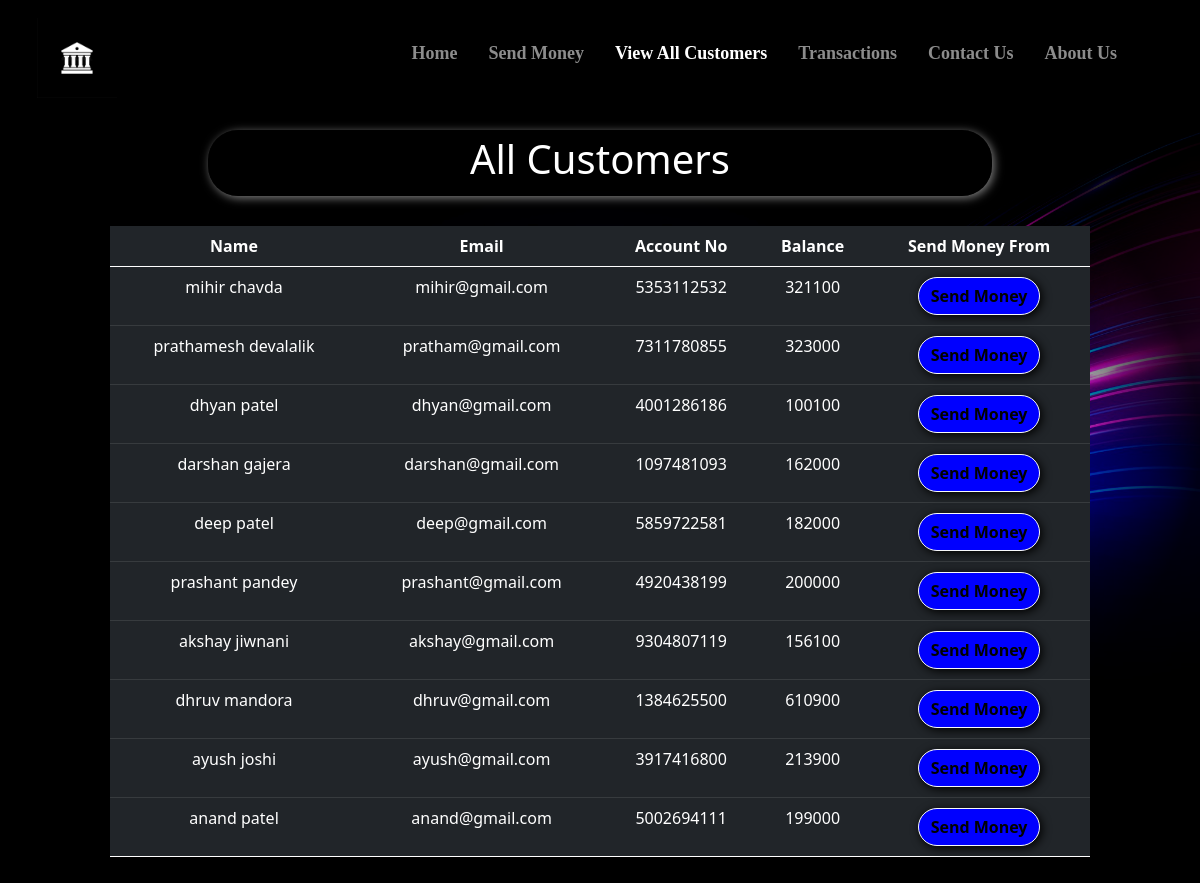
/all_cust.php, run on the app's committed database.
### tables this page shows
CREATE TABLE `users` (
  `sr` int(11) NOT NULL,
  `name` varchar(20) NOT NULL,
  `email` varchar(20) NOT NULL,
  `accno` varchar(10) NOT NULL,
  `blc` bigint(20) NOT NULL
);

### all_cust.php (the view, shortened to what this page needs)
<!doctype html>
<html lang="en">
<head>
    <link href="https://cdn.jsdelivr.net/npm/bootstrap@5.0.2/dist/css/bootstrap.min.css" rel="stylesheet"
>
    <link rel="stylesheet" href="https://cdnjs.cloudflare.com/ajax/libs/font-awesome/5.15.3/css/all.min.css"
 />
</head>
<body style="background-color:#000000;">
    <?php include 'spin.php'; ?>
    <nav class="navbar navbar-expand-lg navbar-dark bg-black fixed fixed-top"
        style="font-family:candara; font-size:18px; box-shadow: 0px 0px 10px 0px black;">
        <div class="container-fluid">
            <a href="index.php"><img src="statics/logo2.jpg" alt=""
                    style="height: 80px; margin-left:25px; margin-top:10px;"></a>
        </div>
        <div class="collapse navbar-collapse" id="navbarSupportedContent">
            <b>
                <ul class="navbar-nav ">
                    <li class="nav-item nav-links" style="margin-left:15px;">
                        <a class="nav-link text-nowrap" aria-current="page" href="index.php">Home</a>
                    </li>
                    <li class="nav-item" style="margin-left:15px; ">
                        <a class="nav-link text-nowrap" href="send_money.php">Send Money</a>
                    </li>
                    <li class="nav-item" style="margin-left:15px;">
                        <a class="nav-link text-nowrap active" href="all_cust.php">View All Customers</a>
                    </li>
                    <li class="nav-item" style="margin-left:15px;">
                        <a class="nav-link text-nowrap" href="transactions.php">Transactions</a>
                    </li>
                    <li class="nav-item" style="margin-left:15px;">
                        <a class="nav-link text-nowrap" href="contact_us.php">Contact Us</a>
                    </li>
                    <li class="nav-item" style="margin-left:15px; margin-right:75px;">
                        <a class="nav-link text-nowrap" href="about_us.php">About Us</a>
                    </li>
                </ul>
            </b>
        </div>
    </nav>
    <center>
        <div class="container" style="margin-top: 10%; padding:10px 80px 10px 80px; ">
            <div
                style="width:80%; background-color:rgba(0,0,0,.5); padding:5px 5px 5px 5px; border-radius:30px; box-shadow: 2px 2px 10px gray;">
                <h1 style=" color:white;">All Customers</h1>
            </div>
            <?php
    $conn = mysqli_connect($servername, $username, $password, $database);
    if(!$conn){
        die("Connection not established: ".mysqli_connect_error());
    }else{
        $sql = "SELECT * FROM `users`";
        $result = mysqli_query($conn, $sql);
?>
            <table class="table table-dark" style="margin-top: 30px;">
                <thead>
                    <tr>
                        <th scope="col">Name</th>
                        <th scope="col">Email</th>
                        <th scope="col">Account No</th>
                        <th scope="col">Balance</th>
                        <th scope="col">Send Money From</th>
                    </tr>
                </thead>
                <?php
echo "<tbody>";
        while($row = mysqli_fetch_assoc($result)){
        echo    '
            <tr>
              <td>'.$row['name'].'</td>
              <td>'.$row['email'].'</td>
              <td>'.$row['accno'].'</td>
              <td>'.$row['blc'].'</td>
              <td style="padding:10px 10px 10px 10px">
              <a href="send_money.php?reads='.$row['accno'].'"
              <button type="button" class="btn mybtn btn-outline-light">Send Money</button>
              </a>
              </td>
            </tr>';
    }
    }
    echo "</tbody>";
?>
        </div>
    </center>
</body>
</html>

### spin.php (shortened to what this page needs)
<html>
<head>
<link rel="stylesheet" href="https://cdnjs.cloudflare.com/ajax/libs/font-awesome/5.15.3/css/all.min.css" />
</head>
<body>
    </body>
</html>

### all_cust.php (style rules this page uses)
th, td { text-align: center; }
.mybtn { box-shadow: 2px 2px 10px black; border-radius: 30px; font-weight: bold; background-color: blue; color: black; }

### data on the page
users: name "mihir chavda", email "mihir@gmail.com", accno "5353112532", blc "321100"
users: name "prathamesh devalalik", email "pratham@gmail.com", accno "7311780855", blc "323000"
users: name "dhyan patel", email "dhyan@gmail.com", accno "4001286186", blc "100100"
users: name "darshan gajera", email "darshan@gmail.com", accno "1097481093", blc "162000"
users: name "deep patel", email "deep@gmail.com", accno "5859722581", blc "182000"
users: name "prashant pandey", email "prashant@gmail.com", accno "4920438199", blc "200000"
users: name "akshay jiwnani", email "akshay@gmail.com", accno "9304807119", blc "156100"
users: name "dhruv mandora", email "dhruv@gmail.com", accno "1384625500", blc "610900"
users: name "ayush joshi", email "ayush@gmail.com", accno "3917416800", blc "213900"
users: name "anand patel", email "anand@gmail.com", accno "5002694111", blc "199000"
